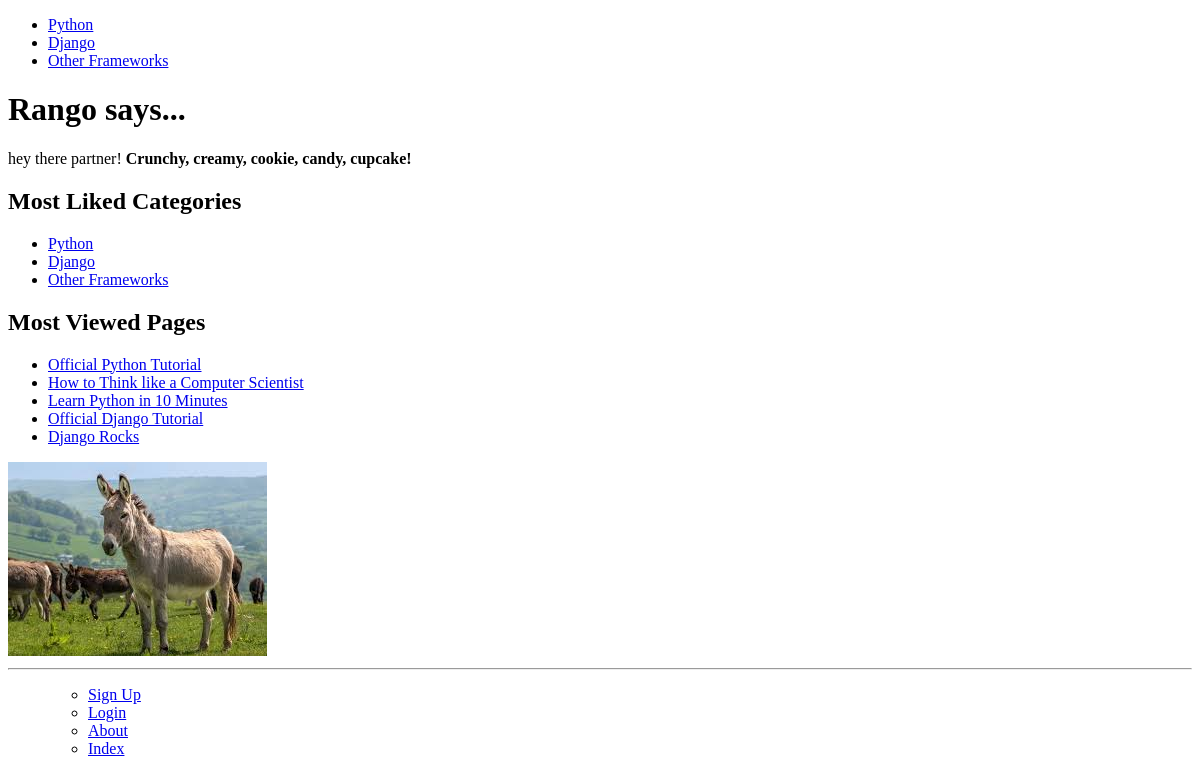
The app's page /, older data.
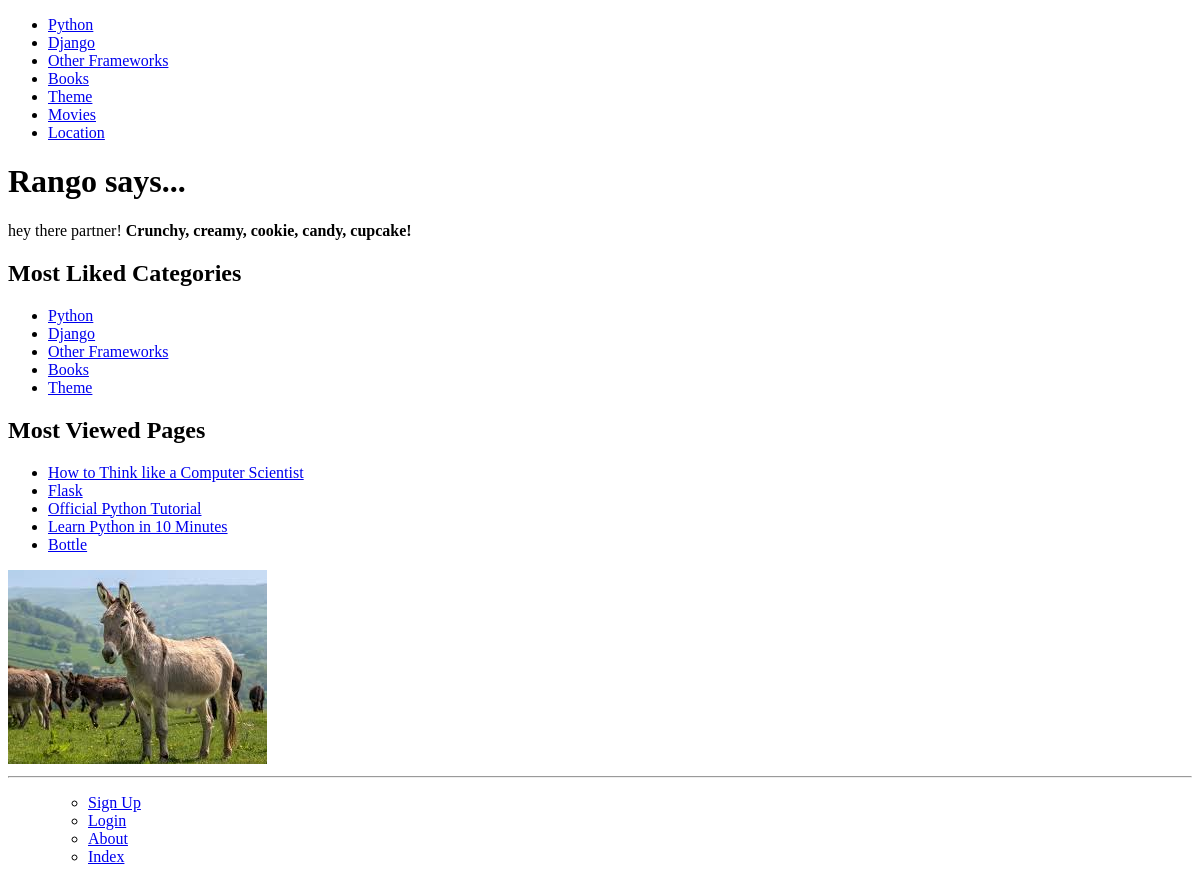
The same page, newer data.
### rango/models.py (models this page shows, shortened)
class Category(models.Model):
    max_length = 128
    name = models.CharField(max_length = max_length, unique=True)
    views = models.IntegerField(default=0)
    likes = models.IntegerField(default=0)
    slug = models.SlugField(unique=True)
    class Meta:
        verbose_name_plural = 'Categories'

class Page(models.Model):
    TITLE_MAX_LENGTH = 128
    URL_MAX_LENGTH = 200
    category = models.ForeignKey(Category, on_delete=models.CASCADE)
    title = models.CharField(max_length = TITLE_MAX_LENGTH)
    url = models.URLField()
    views = models.IntegerField(default=0)

### rango/views.py (the view)
# urls.py: path('', views.index, name='index'),
def index(request):
    category_list = Category.objects.order_by('-likes')[:5]
    page_list = Page.objects.order_by('-views')[:5]
    context_dict = {}
    context_dict['boldmessage'] = 'Crunchy, creamy, cookie, candy, cupcake!'
    context_dict['categories'] = category_list
    context_dict['pages'] = page_list
    response = render(request, 'rango/index.html', context=context_dict)
    return response

### rango/templatetags/rango_template_tags.py (called while the page is built)
@register.inclusion_tag('rango/categories.html')
def get_category_list(current_category=None):
    return {'categories': Category.objects.all(),
            'current_category': current_category}

### templates/rango/index.html (shortened to what this page needs)
{% extends 'rango/base.html' %}
{% load static %}
{% block body_block %}
<html>
<head>
</head>
    <body>
        <h1>Rango says...</h1>
        <div>{% if user.is_authenticated %}
                howdy {{ user.username }}!
                {% else %}
                hey there partner!
                {% endif %}
        <strong>{{ boldmessage }}</strong><br />
    </div>
    <div>
        <h2>Most Liked Categories</h2>
        {% if categories %}
        <ul>
            {% for category in categories %}
            <li><a href="{% url 'rango:show_category' category.slug %}">{{ category.name }}</a> </li>
            {% endfor %}
        </ul>
        {% else %}
        <strong>There are no categories present.</strong>
        {% endif %}
    </div>
    <div>
        <h2>Most Viewed Pages</h2>
        {% if pages %}
        <ul>
            {% for page in pages %}
            <li><a href="{{ page.url }}">{{ page.title }}</a></li>
            {% endfor %}
        </ul>
        {% else %}
        <strong>There are no pages present</strong>
        {% endif %}
    </div>
    <div>
             <img src="{% static 'images/rango.jpg' %}"
        alt= "Picture of Rango" /> <br />
    </div>
{% endblock %}
{% load static %}

### templates/rango/base.html (shortened to what this page needs)
<!DOCTYPE html>
{% load static %}
{% load rango_template_tags %}
<div>
{% block sidebar_block %}
{% get_category_list category %}
{% endblock %}
</div>
<html>
    <head lang="en">
    </head>
    <body>
    {% block body_block %}{% endblock %}
    <hr />
    <div>
        <ul>
          <ul>
            {% if user.is_authenticated %}
            <li><a href="{% url 'rango:restricted' %}">Restricted Page</a></li>
            <li><a href="{% url 'rango:logout' %}">Logout</a></li>
            <li><a href="{% url 'rango:add_category' %}">Add New Category</a></li>
            {% else %}
            <li><a href="{% url 'rango:register' %}">Sign Up</a></li>
            <li><a href="{% url 'rango:login' %}">Login</a></li>
            {% endif %}
            <li><a href="{% url 'rango:about' %}">About</a></li>
            <li><a href="{% url 'rango:index' %}">Index</a></li>
</ul>
        </ul>
    </div>
    </body>
</html>

### templates/rango/categories.html
<ul>
{% if categories %}
    {% for c in categories %}
        {% if c == current_category %}
        <li>
            <strong>
            <a href="{% url 'rango:show_category' c.slug %}">{{ c.name }}</a>
            </strong>
        </li>
        {% else %}
        <li>
            <a href="{% url 'rango:show_category' c.slug %}">{{ c.name }}</a>
        </li>
        {% endif %}
        {% endfor %}
{% else %}
<li><strong>There are no categories present.</strong></li>
{% endif %}
</ul>

Row changes from the older to the newer data that the page shows:
no longer on this page (row edited): Page: title "Official Django Tutorial"
no longer on this page (row edited): Page: title "Django Rocks"
added Category: name "Books"
added Category: name "Theme"
added Category: name "Movies"
added Category: name "Location"
changed Page "How to Think like a Computer Scientist": moves up the list
now on this page (row edited): Page: title "Flask"
now on this page (row edited): Page: title "Bottle"
